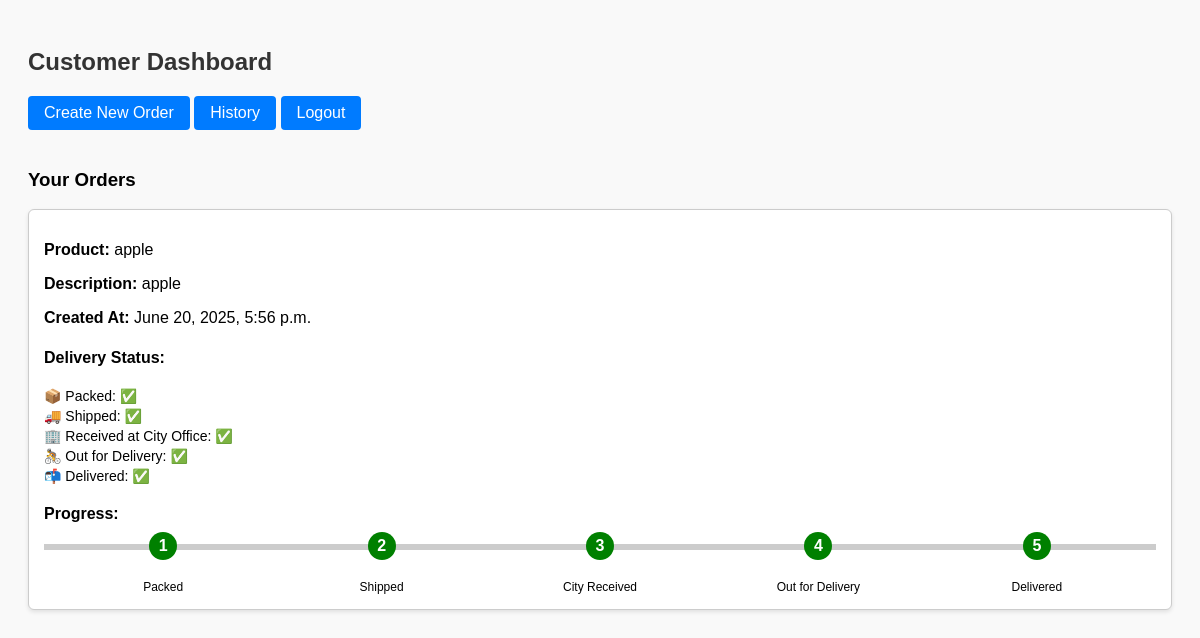
Page /customer_dashboard/ (signed in) on the committed database.
### delivery_app/models.py (models this page shows, shortened)
class Order(models.Model):
    customer = models.ForeignKey(Customer, on_delete=models.CASCADE)
    product_name = models.CharField(max_length=255)
    description = models.TextField()
    created_at = models.DateTimeField(auto_now_add=True)
    warehouse_manager = models.ForeignKey(WarehouseManager, on_delete=models.SET_NULL, null=True, blank=True)
    city_manager = models.ForeignKey(CityManager, on_delete=models.SET_NULL, null=True, blank=True)
    porter = models.ForeignKey(Porter, on_delete=models.SET_NULL, null=True, blank=True)
    is_packed = models.BooleanField(default=False)
    is_shipped = models.BooleanField(default=False)
    received_at_city = models.BooleanField(default=False)
    out_for_delivery = models.BooleanField(default=False)
    is_delivered = models.BooleanField(default=False)

### delivery_app/views.py (the view)
# urls.py: path('customer_dashboard/', views.customer_dashboard, name='customer_dashboard'),
@login_required
def customer_dashboard(request):
    orders=Order.objects.filter(customer=request.user.customer)
    return render(request,'customer_dashboard.html',{'orders':orders})

### delivery_app/templates/customer_dashboard.html (shortened to what this page needs)
{% load static %}
<!DOCTYPE html>
<html lang="en">
<head>
   <link rel="stylesheet" href="{% static 'css/customer_dashboard.css' %}">
</head>
<body>
  <h2>Customer Dashboard</h2>
  <a href="{% url 'create_order' %}" class="button">Create New Order</a>
  <a href="{% url 'customer_history' %}" class="button"  >History</a>
  <a href="{% url 'logout' %}" class="button"  >Logout</a>
  <h3>Your Orders</h3>
  {% for order in orders %}
    <div class="order-card">
      <p><strong>Product:</strong> {{ order.product_name }}</p>
      <p><strong>Description:</strong> {{ order.description }}</p>
      <p><strong>Created At:</strong> {{ order.created_at }}</p>
      <h4>Delivery Status:</h4>
      <ul>
        <li>📦 Packed: {% if order.is_packed %}✅{% else %}❌{% endif %}</li>
        <li>🚚 Shipped: {% if order.is_shipped %}✅{% else %}❌{% endif %}</li>
        <li>🏢 Received at City Office: {% if order.received_at_city %}✅{% else %}❌{% endif %}</li>
        <li>🚴 Out for Delivery: {% if order.out_for_delivery %}✅{% else %}❌{% endif %}</li>
        <li>📬 Delivered: {% if order.is_delivered %}✅{% else %}❌{% endif %}</li>
      </ul>
      <h4>Progress:</h4>
      <div class="progress-container">
        <div class="progress-step {% if order.is_packed %}completed{% endif %}">
          <span>1</span>
          <label>Packed</label>
        </div>
        <div class="progress-step {% if order.is_shipped %}completed{% endif %}">
          <span>2</span>
          <label>Shipped</label>
        </div>
        <div class="progress-step {% if order.received_at_city %}completed{% endif %}">
          <span>3</span>
          <label>City Received</label>
        </div>
        <div class="progress-step {% if order.out_for_delivery %}completed{% endif %}">
          <span>4</span>
          <label>Out for Delivery</label>
        </div>
        <div class="progress-step {% if order.is_delivered %}completed{% endif %}">
          <span>5</span>
          <label>Delivered</label>
        </div>
      </div>
    </div>
  {% empty %}
    <p>You have no orders yet.</p>
  {% endfor %}
</body>
</html>

### delivery_app/static/css/customer_dashboard.css (style rules this page uses)
body { font-family: Arial, sans-serif; padding: 20px; background: #f9f9f9; }
h2 { color: #333; }
a.button { display: inline-block; margin-bottom: 20px; padding: 8px 16px; background-color: #007bff; color: white; text-decoration: none; border-radius: 4px; }
.order-card { background-color: white; border: 1px solid #ccc; padding: 15px; margin-bottom: 20px; border-radius: 6px; box-shadow: 0 2px 4px rgba(0,0,0,0.1); }
ul { list-style: none; padding-left: 0; }
ul li { margin: 4px 0; font-size: 14px; }
.progress-container { display: flex; justify-content: space-between; align-items: center; margin-top: 20px; padding: 0 10px; position: relative; border-top: 3px solid #ccc; }
.progress-step { position: relative; text-align: center; flex: 1; }
.progress-step span { display: inline-block; width: 28px; height: 28px; line-height: 28px; border-radius: 50%; background-color: #ccc; color: white; font-weight: bold; z-index: 1; position: relative; top: -15px; }
.progress-step.completed span { background-color: green; }
.progress-step label { display: block; margin-top: 5px; font-size: 12px; }
.progress-container::before { content: ''; position: absolute; top: 0; left: 0; height: 3px; width: 100%; background-color: #ccc; z-index: 0; }

### rows in the picture
Order: product_name "apple", description "apple", created_at "June 20, 2025, 5:56 p.m."
